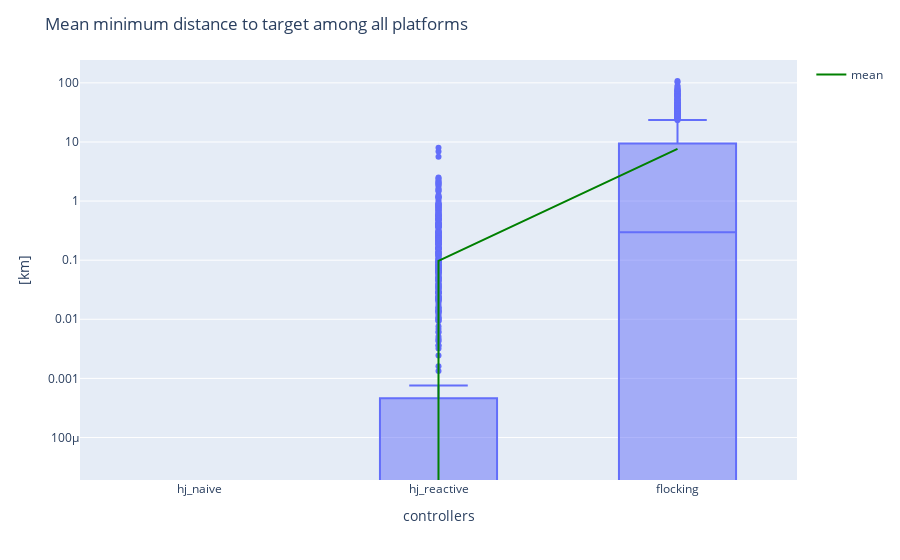

The notebook cell this image was saved under:
### Markdown cell above
+ Mean minimum distance to target among all platforms km

### Code cell
mean_min_dist_dict = {"hj_naive": Distance(deg=metrics_hj_naive["Mean minimum distance to target among all platforms in deg"]).km,
                      "hj_reactive": Distance(deg=metrics_hj_reactive["Mean minimum distance to target among all platforms in deg"]).km,
                      "flocking":Distance(deg=metrics_hj_flocking["Mean minimum distance to target among all platforms in deg"]).km}
idx_list = []
mean_min_dist_df = pd.DataFrame(mean_min_dist_dict)
fig_min_dist = px.box(mean_min_dist_df, log_y=True)
mean_trace = go.Scatter(
    x=mean_min_dist_df.columns,
    y=mean_min_dist_df.mean(),
    mode='lines',
    line=dict(color='green', width=2),
    showlegend=True,
    name="mean"
)
fig_min_dist.add_trace(mean_trace)
# Add custom x and y labels
fig_min_dist.update_layout(
    xaxis_title="controllers",
    yaxis_title=" [km]",
    title = {'text': "Mean minimum distance to target among all platforms"}
)
fig_min_dist.show()

### Figure 1 — Plotly figure (JSON) as saved in the notebook; plotly's stock layout.template omitted (floating-point values rounded to 4 significant figures; data arrays with more than 128 entries replaced by an {"elided": "..."} marker saying what was removed)
{"data": [{"alignmentgroup": "True", "hovertemplate": "variable=%{x}<br>value=%{y}<extra></extra>", "legendgroup": "", "marker": {"color": "#636efa"}, "name": "", "notched": false, "offsetgroup": "", "orientation": "v", "showlegend": false, "type": "box", "x": {"elided": "3162 str values"}, "x0": " ", "xaxis": "x", "y": {"elided": "3162 float values"}, "y0": " ", "yaxis": "y"}, {"line": {"color": "green", "width": 2}, "mode": "lines", "name": "mean", "showlegend": true, "type": "scatter", "x": ["hj_naive", "hj_reactive", "flocking"], "y": [0, 0.09756, 7.628]}], "layout": {"boxmode": "group", "legend": {"tracegroupgap": 0}, "margin": {"t": 60}, "title": {"text": "Mean minimum distance to target among all platforms"}, "xaxis": {"anchor": "y", "domain": [0, 1], "title": {"text": "controllers"}}, "yaxis": {"anchor": "x", "domain": [0, 1], "title": {"text": " [km]"}, "type": "log"}}}
